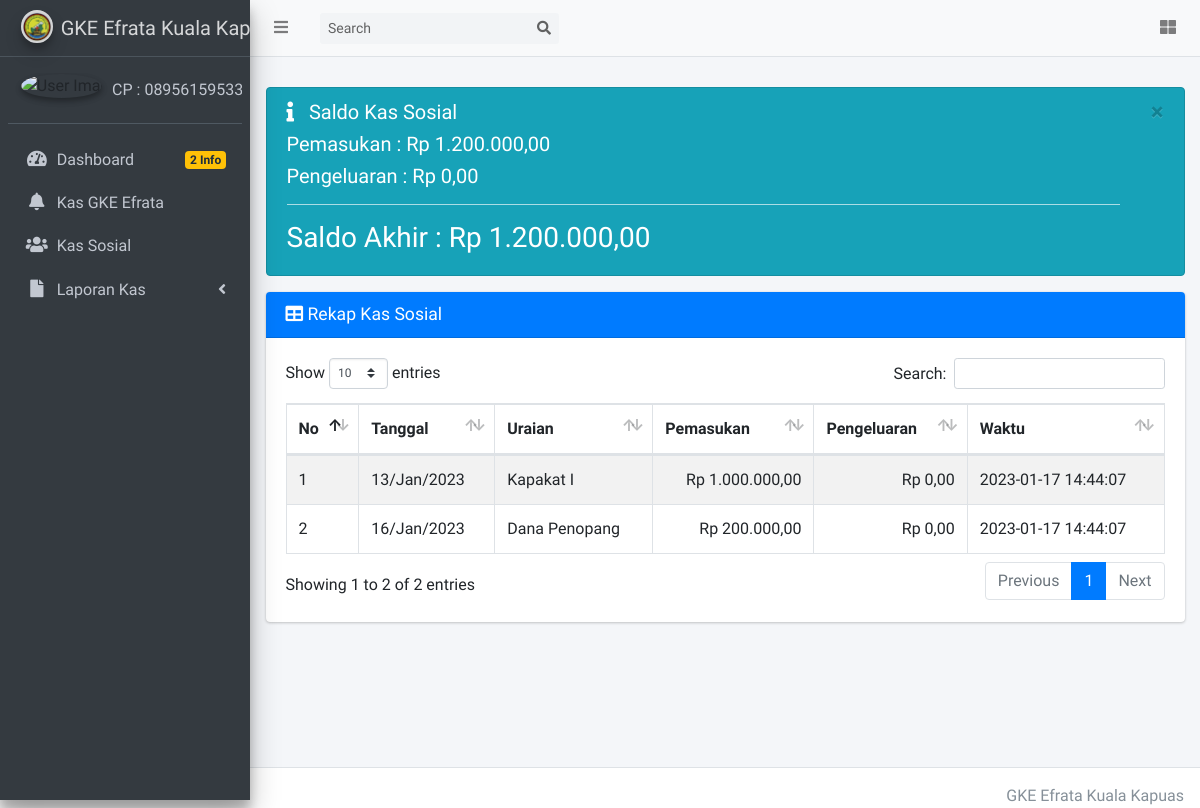
The page /public.php?page=publikasi/kas/sosial on the database as committed earlier.
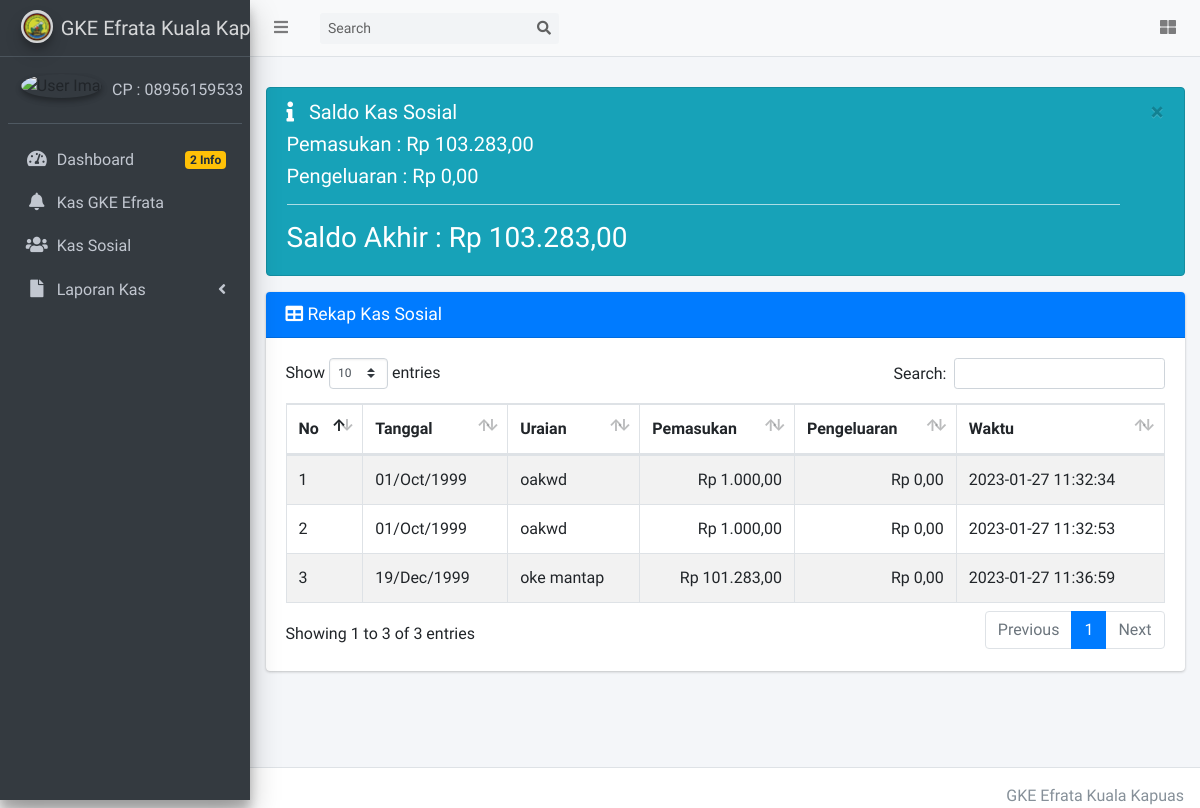
The same page on the database as committed later.
### tables this page shows
CREATE TABLE IF NOT EXISTS `dana_sosial` (
  `id_ds` int(11) NOT NULL AUTO_INCREMENT,
  `tgl_ds` date NOT NULL,
  `uraian_ds` varchar(200) NOT NULL,
  `masuk` int(11) NOT NULL,
  `keluar` int(11) NOT NULL,
  `jenis` enum('Masuk','Keluar') NOT NULL,
  `waktu` timestamp NOT NULL DEFAULT CURRENT_TIMESTAMP ON UPDATE CURRENT_TIMESTAMP,
  PRIMARY KEY (`id_ds`)
);

### inc/rupiah.php (called while the page is built)
<?php
function rupiah($angka){
	$hasil_rupiah = "Rp " . number_format($angka,2,',','.');
	return $hasil_rupiah;
}

### bendahara/sosial/rekap_kas.php (the view, shortened to what this page needs)
<?php
  $sql = $koneksi->query("SELECT SUM(masuk) as tot_masuk  from dana_sosial where jenis='Masuk'");
  while ($data= $sql->fetch_assoc()) {
    $masuk=$data['tot_masuk'];
  }
?>
<?php
  $sql = $koneksi->query("SELECT SUM(keluar) as tot_keluar  from dana_sosial where jenis='Keluar'");
  while ($data= $sql->fetch_assoc()) {
    $keluar=$data['tot_keluar'];
  }
?>
<div class="alert alert-info alert-dismissible">
	<button type="button" class="close" data-dismiss="alert" aria-hidden="true">&times;</button>
	<h5>
		<i class="icon fas fa-info"></i> Saldo Kas Sosial</h5>
	<h5>Pemasukan :
		<?php
  echo rupiah($masuk);
  ?>
	</h5>
	<h5>Pengeluaran :
		<?php
    echo rupiah($keluar);
    ?>
	</h5>
	<hr>
	<h3>Saldo Akhir :
		<?php
    $saldo= $masuk-$keluar;
    echo rupiah($saldo);
    ?>
	</h3>
</div>
<div class="card card-primary">
	<div class="card-header">
		<h3 class="card-title">
			<i class="fa fa-table"></i> Rekap Kas Sosial</h3>
	</div>
	<div class="card-body">
		<div class="table-responsive">
			<table id="example1" class="table table-bordered table-striped">
				<thead>
					<tr>
						<th>No</th>
						<th>Tanggal</th>
						<th>Uraian</th>
						<th>Pemasukan</th>
						<th>Pengeluaran</th>
						<th>Waktu</th>
					</tr>
				</thead>
				<tbody>
					<?php
              $no = 1;
              $sql = $koneksi->query("select * from dana_sosial order by tgl_ds asc");
              while ($data= $sql->fetch_assoc()) {
            ?>
					<tr>
						<td>
							<?php echo $no++; ?>
						</td>
						<td>
							<?php  $tgl = $data['tgl_ds']; echo date("d/M/Y", strtotime($tgl))?>
						</td>
						<td>
							<?php echo $data['uraian_ds']; ?>
						</td>
						<td align="right">
							<?php echo rupiah($data['masuk']); ?>
						</td>
						<td align="right">
							<?php echo rupiah($data['keluar']); ?>
						</td>
						<td>
							<?php echo $data['waktu']; ?>
						</td>
					</tr>
					<?php
              }
            ?>
				</tbody>
			</table>
		</div>
	</div>

Rows that differ between the two databases and show on the page:
removed dana_sosial: tgl_ds "16/Jan/2023", uraian_ds "Dana Penopang", masuk "Rp 200.000,00", keluar "Rp 0,00", waktu "2023-01-17 14:44:07"
changed dana_sosial (number 1 of 3 on the later page): tgl_ds "13/Jan/2023" → "01/Oct/1999"; uraian_ds "Kapakat I" → "oakwd"; masuk "Rp 1.000.000,00" → "Rp 1.000,00"; waktu "2023-01-17 14:44:07" → "2023-01-27 11:32:34"
added dana_sosial: tgl_ds "01/Oct/1999", uraian_ds "oakwd", masuk "Rp 1.000,00", keluar "Rp 0,00", waktu "2023-01-27 11:32:53"
added dana_sosial: tgl_ds "19/Dec/1999", uraian_ds "oke mantap", masuk "Rp 101.283,00", keluar "Rp 0,00", waktu "2023-01-27 11:36:59"
Other text that changed with them:
rupiah($masuk): "Rp 1.200.000,00" → "Rp 103.283,00"
rupiah($saldo): "Rp 1.200.000,00" → "Rp 103.283,00"
text written by a page script: "Show entries Search: Showing 1 to 2 of 2 entries Previous 1 Next" → "Show entries Search: Showing 1 to 3 of 3 entries Previous 1 Next"
